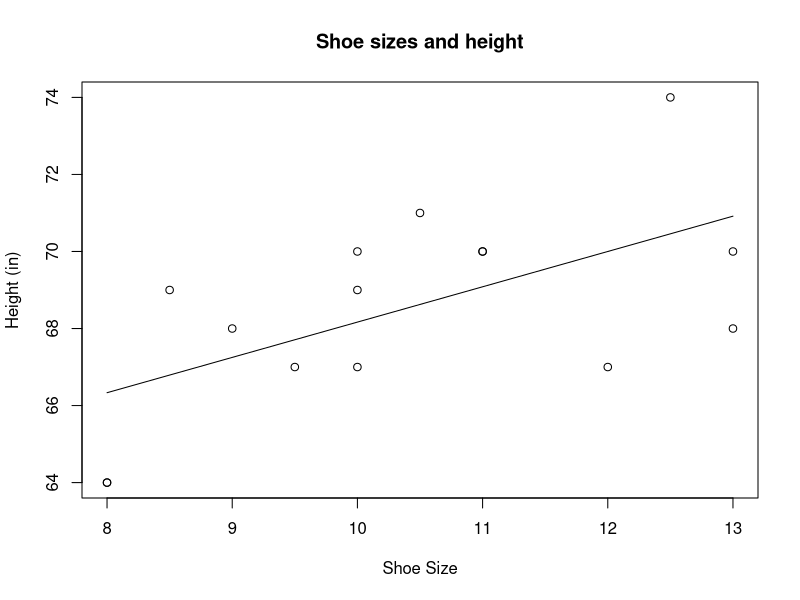

Here is the R script that generated this plot:
#James Millikan, SJ, Verbum Dei High School, Los Angeles, Spring 2022
#AMDG

#To introduce a unit on linear regression, 15 students recorded their heights (in inches) and shoe sizes.
#These are recorded in the following matrices.

Y<-matrix(c(71, 70, 69, 70, 67, 70, 67, 64, 64, 67, 68, 69, 68, 70, 74), ncol=1, nrow=15)
X<-matrix(c(1, 1, 1, 1, 1, 1, 1, 1, 1, 1, 1, 1, 1, 1, 1, 10.5, 10, 10, 13, 10, 11, 9.5, 8, 8, 12, 13, 8.5, 9, 11, 12.5), ncol=2, nrow=15)

#To calculate the y-intercept and slope of the least squares regression line:
XtX<-(t(X)%*%X)
XtY<-(t(X)%*%Y)
A<-solve(XtX)%*%XtY #a11=y-int, a21=slope
x<-"For the least-square regression line, the y-intercept is a11 and the slope is a12"
x
A

#To obtain a matrix of the residuals

E<-(Y-(X%*%A))

SSR<-sum(E^2) #Sum of squared residuals


#Mean of the Y values

Ymean<-mean(Y)

MeanVec<-matrix(rep(c(Ymean), times=length(E)))#Vector filled with mean height

Dev<-Y-(MeanVec) #Deviations from the mean
SqDev<-Dev^2 

SST<-sum(SqDev) #Total sum of squared deviations

Rsqr<-1-(SSR/SST) #R-square value

y<-"The R^2 value is..."
y
Rsqr #Displays R-square value in console.

#An R2 of 0.354996 means that 35.5% of the variation in heights can be accounted for by shoe sizes.
#Shoe sizes aren't a great predictor of heights. (The correlation coefficient is sqrt(R2)=0.5958)

#We can plot the data points and graph our least squared lines to check our work

Xvals<-c(10.5, 10, 10, 13, 10, 11, 9.5, 8, 8, 12, 13, 8.5, 9, 11, 12.5)
Yvals<-c(71, 70, 69, 70, 67, 70, 67, 64, 64, 67, 68, 69, 68, 70, 74)

b0<-A[1]
b1<-A[2]

h <- function(s) b0 + b1*s # Our model for heights as a function of shoe size: h(s)= b0 + b1*s

plot(Xvals,Yvals, main="Shoe sizes and height", xlab="Shoe Size", ylab="Height (in)")
plot(h, xlim=c(min(Xvals), c(max(Xvals))), add=T)

#The plot looks pretty good. Nice to have so sense of what's going on under the hood for R's lm(y~x) command.

#Feel free to email me at jmillikan@jesuits.org if you have any questions.
#AMDG